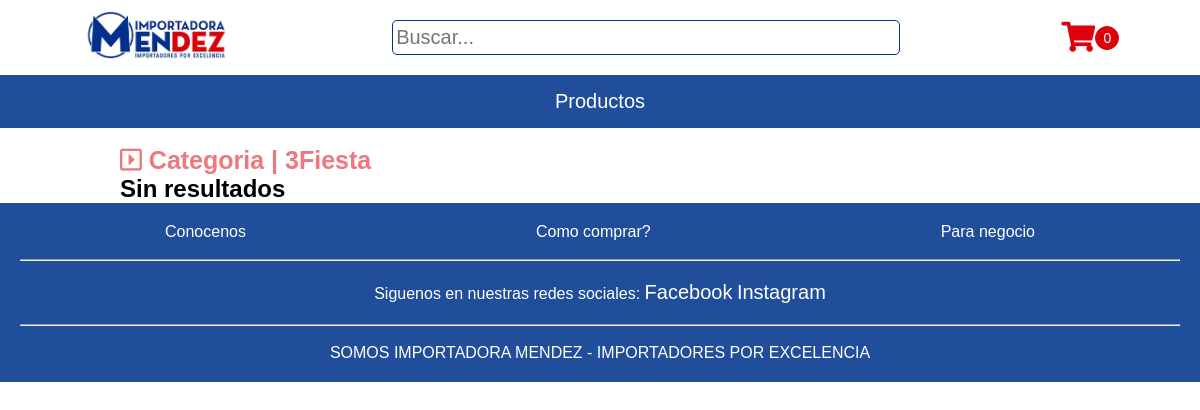
Page /page-productos.php?id=3Fiesta on the earlier database version.
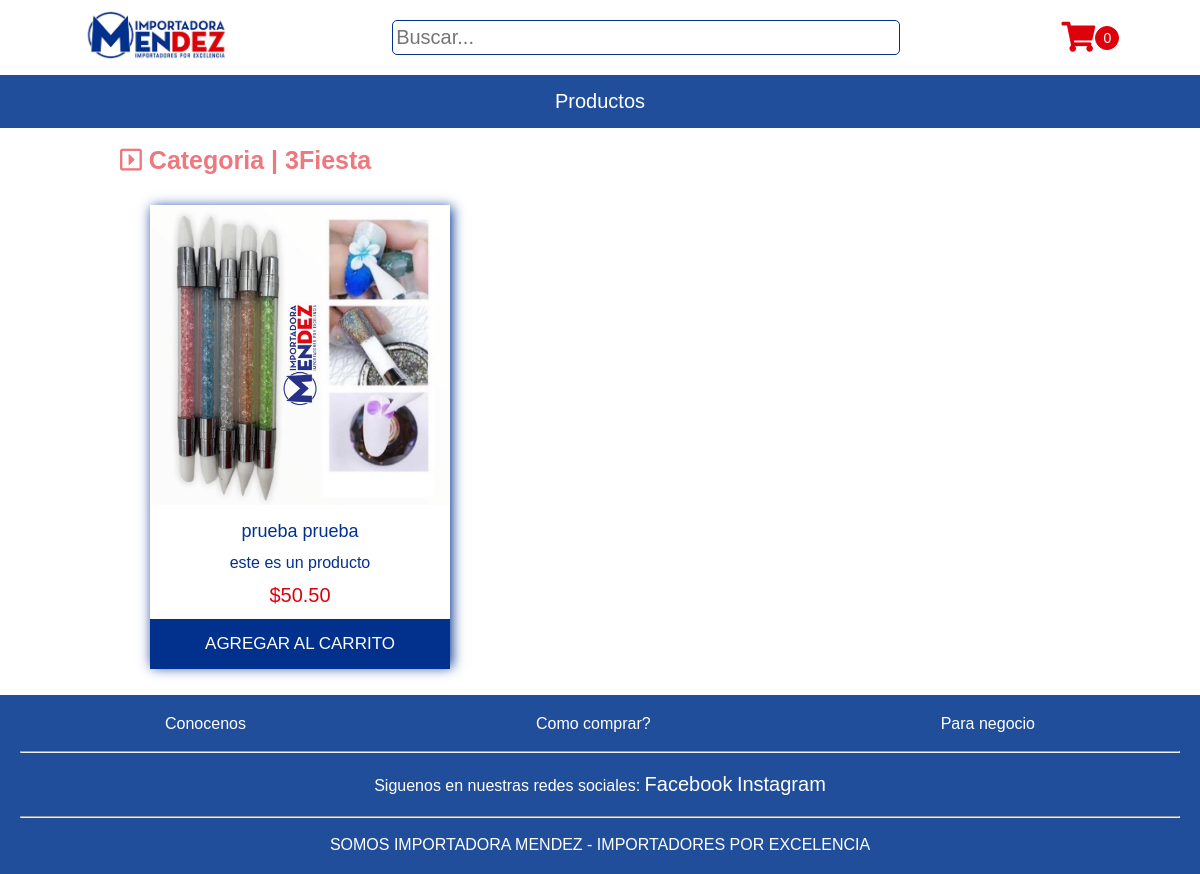
Same page on the later database version.
### tables this page shows
CREATE TABLE `producto` (
  `codigoProducto` int(11) NOT NULL,
  `nombreProducto` varchar(45) DEFAULT NULL,
  `descripcionProducto` longtext DEFAULT NULL,
  `precioProducto` double DEFAULT NULL,
  `cantidadProducto` int(11) DEFAULT NULL,
  `marcaProducto` varchar(45) DEFAULT NULL,
  `CATEGORIA_codigoCategoria` int(11) NOT NULL,
  `fotoProducto` varchar(500) DEFAULT NULL
);

### config/sql_class.php (called while the page is built, shortened)
<?php
    class sql_class{
        private $bd;
        public function __construct() {
            $this->bd = new mysqli(SERVIDOR, USUARIO, CLAVE, BDD);
            $this->bd->set_charset('utf8');
        }
        public function ConsultarCategotiaProducto($nom_cat){
            $resultado = $this->bd->query("SELECT * FROM producto WHERE CATEGORIA_codigoCategoria = '$nom_cat'");
            return $resultado;
        }
    }
?>

### page-productos.php (the view, shortened to what this page needs)
<?php
    require_once 'config/sql_class.php';
    $res_class = new sql_class();
    $cat_id = $_GET['id'];
?>
<!DOCTYPE html>
<html lang="en">
<head>
    <link rel="stylesheet" href="src/assets/style/general.css">
    <link rel="stylesheet" href="src/assets/style/menu.css">
    <link rel="stylesheet" href="src/assets/style/page-productos.css">
    <link rel="stylesheet" href="src/assets/style/footer.css">
</head>
<body>
    <?php
       require_once 'src/include/menu.php';
    ?>
    <div id="contenedor">
        <br>
        <h4 id="titul"><i class="far fa-caret-square-right"></i> Categoria | <?php echo $cat_id ?></h4>
        <div id="productos">
            <?php
            $resull = $res_class->ConsultarCategotiaProducto($cat_id);
            if (mysqli_num_rows($resull)){
                while($display = $resull->fetch_assoc()){?>
                <div id="tarjeta-producto">
                  <img id="foto-producto" src="src/assets/img/catalogo/<?php echo $display['fotoProducto']; ?>" alt="">
                    <h1 id="nombre-marca-producto">
                        <?php
                            echo $display['nombreProducto'];
                            echo $display['marcaProducto'];
                        ?>
                    </h1>
                    <p id='descripcion-producto'><?php echo $display['descripcionProducto'];  ?></p>
                    <h1 id='precio-producto'>$<?php echo number_format($display['precioProducto'], 2, '.', '');  ?></h1>
                   <button class="btn-add-cart" id="btn-add-cart" ><a class="btn-add-cart" id="btn-add-cart" href="cart.php?id=<?php echo $display['codigoProducto']?>">AGREGAR AL CARRITO</a></button>
                </div>
            <?php
                }}else {
                    echo '<h2>Sin resultados </h2>';
                }
             ?>
        </div>
    </div>
    <?php
        require_once 'src/include/footer.php'
    ?>
    </html>

Differences in the rows shown:
added producto: fotoProducto (picture), nombreProducto "prueba", marcaProducto "prueba", descripcionProducto "este es un producto", precioProducto "50.50"
Other differences:
text no longer shown: "Sin resultados"
